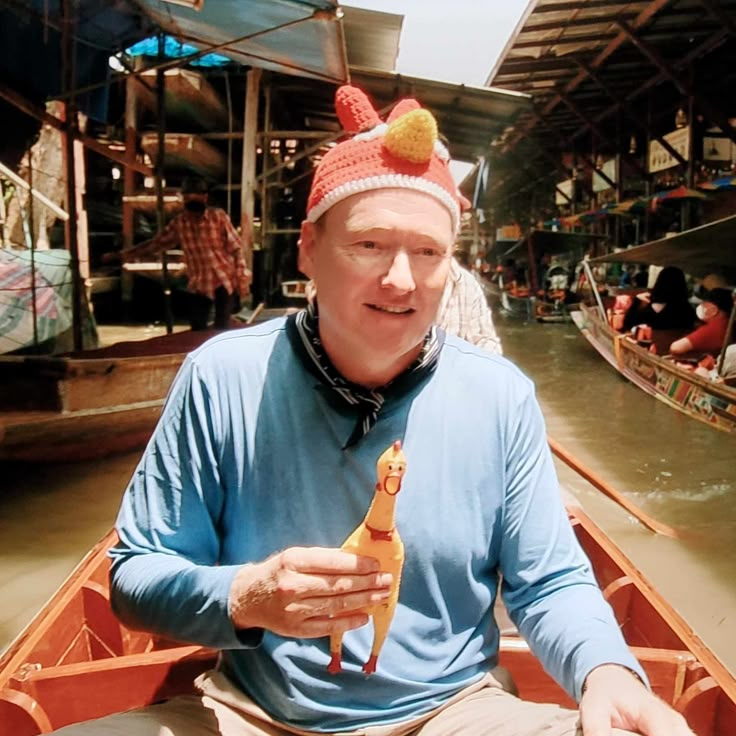
#> input picture conan.jpg, 736 x 736 px
$ python photo_filters.py
#> lines starting #> are read from the running program, lines starting #| are printed output that depends on the picture
from PIL import Image
from PIL import ImageFilter
from PIL import ImageEnhance

image = Image.open('conan.jpg')
#> image is the input picture: PIL image 736x736 RGB; mean R, G, B 120.8, 102.2, 90.6
#image.show()

resized_image = image.resize((100, 100))
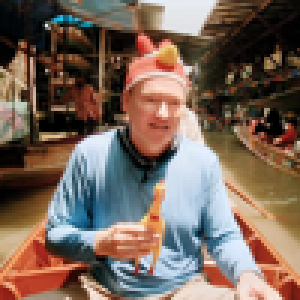
#> resized_image: PIL image 100x100 RGB (shown 3 times larger); mean R, G, B 120.8, 102.2, 90.6

rotated_image = image.rotate(90)
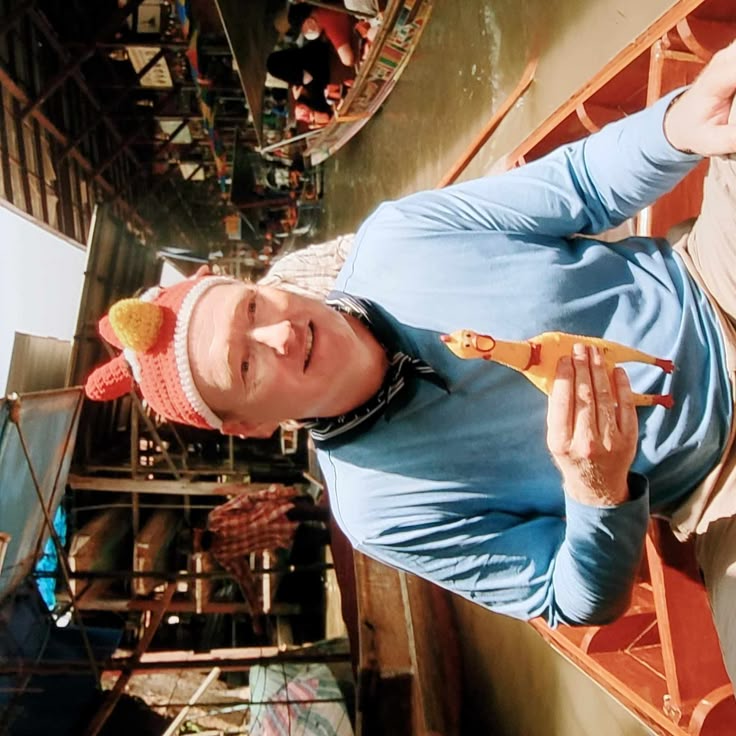
#> rotated_image: PIL image 736x736 RGB; mean R, G, B 120.8, 102.2, 90.6

grayscale_image = image.convert('L')
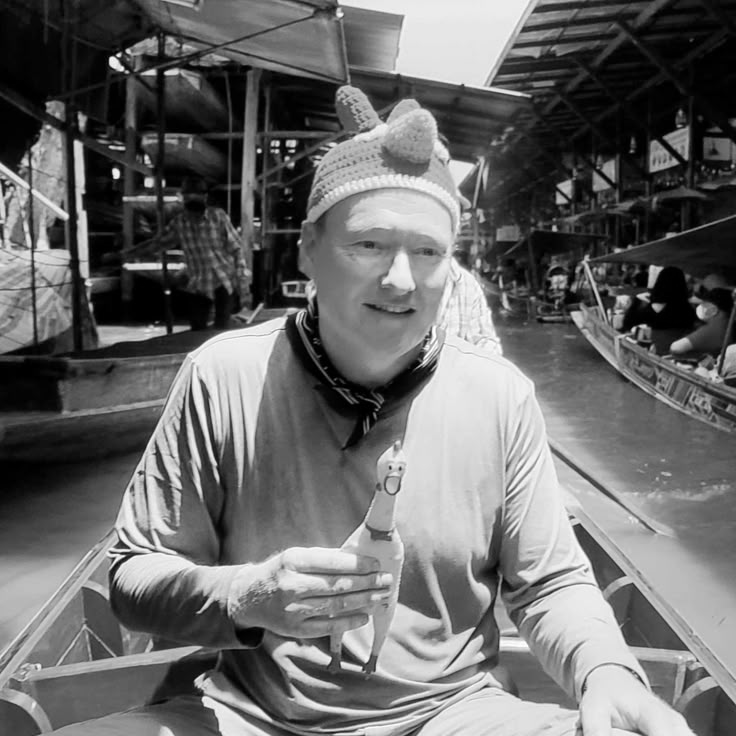
#> grayscale_image: PIL image 736x736 L; min 0, max 255, mean 106.4

blur = image.filter(ImageFilter.BoxBlur(3))
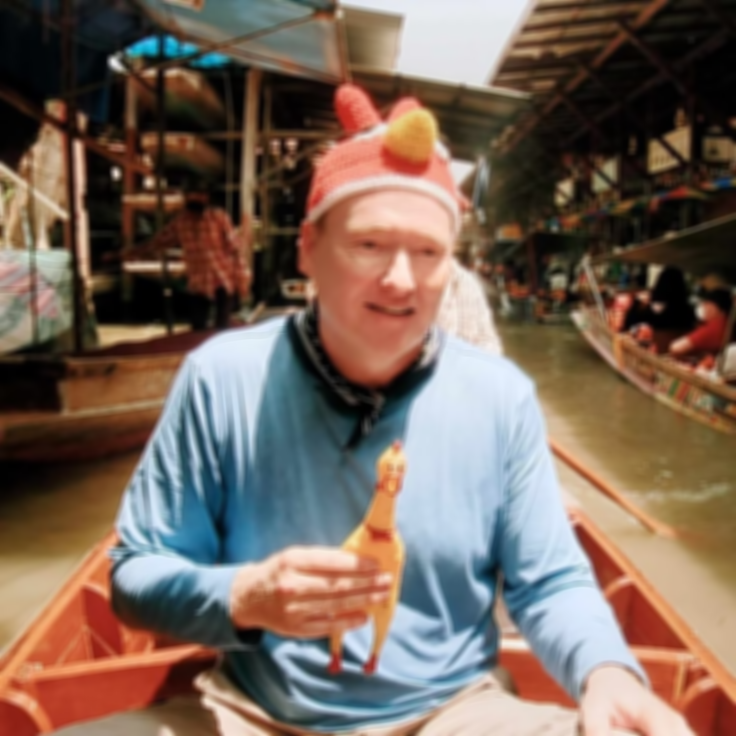
#> blur: PIL image 736x736 RGB; mean R, G, B 120.8, 102.2, 90.6
blur.save("blurred_image.jpg")

edge = image.filter(ImageFilter.EDGE_ENHANCE_MORE)
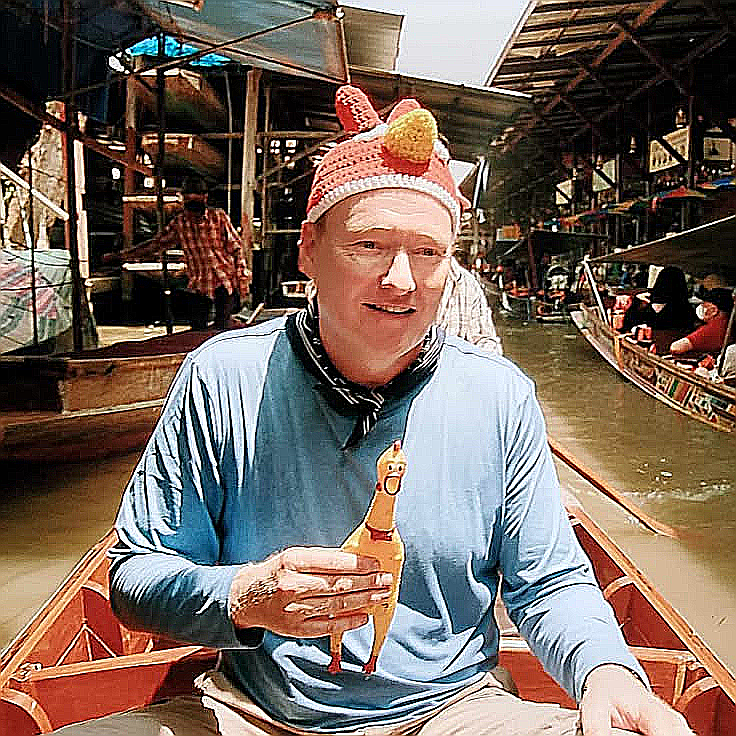
#> edge: PIL image 736x736 RGB; mean R, G, B 120.1, 103.4, 93

sharpen = image.filter(ImageFilter.SHARPEN)

contrast = ImageEnhance.Contrast(image)
factor = 1.8  # Example: Increase contrast by 50%
contrast_img = contrast.enhance(factor)
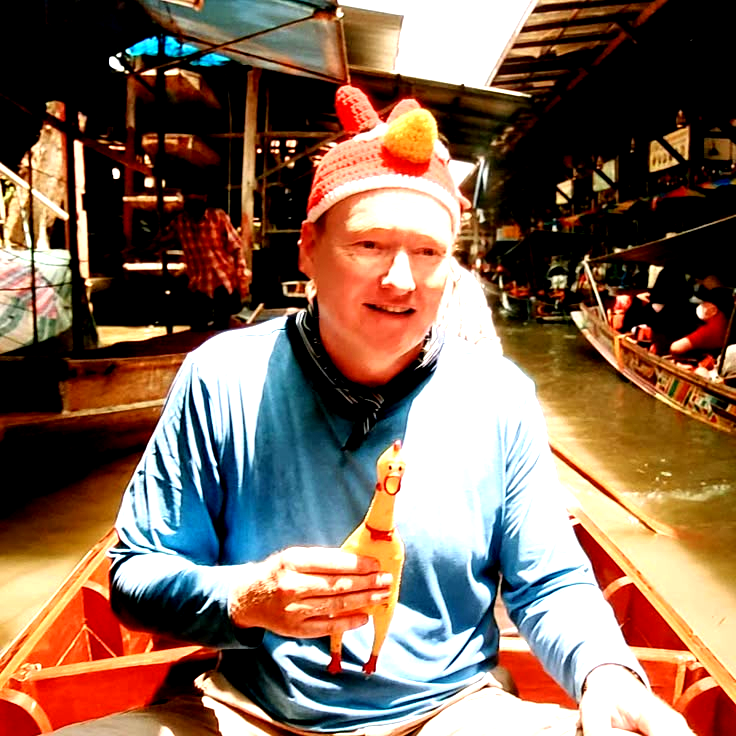
#> contrast_img: PIL image 736x736 RGB; mean R, G, B 130.2, 104.3, 87.2
contrast_img.save("enhanced_contrast_image.jpg")
